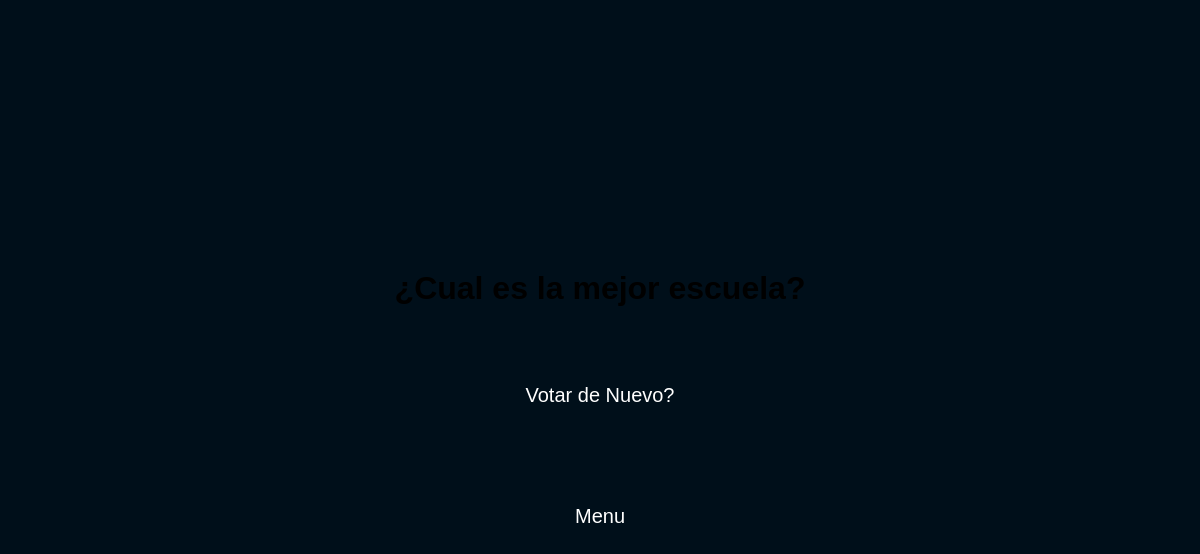
/polls/2/result, run on an earlier commit of the app's database.
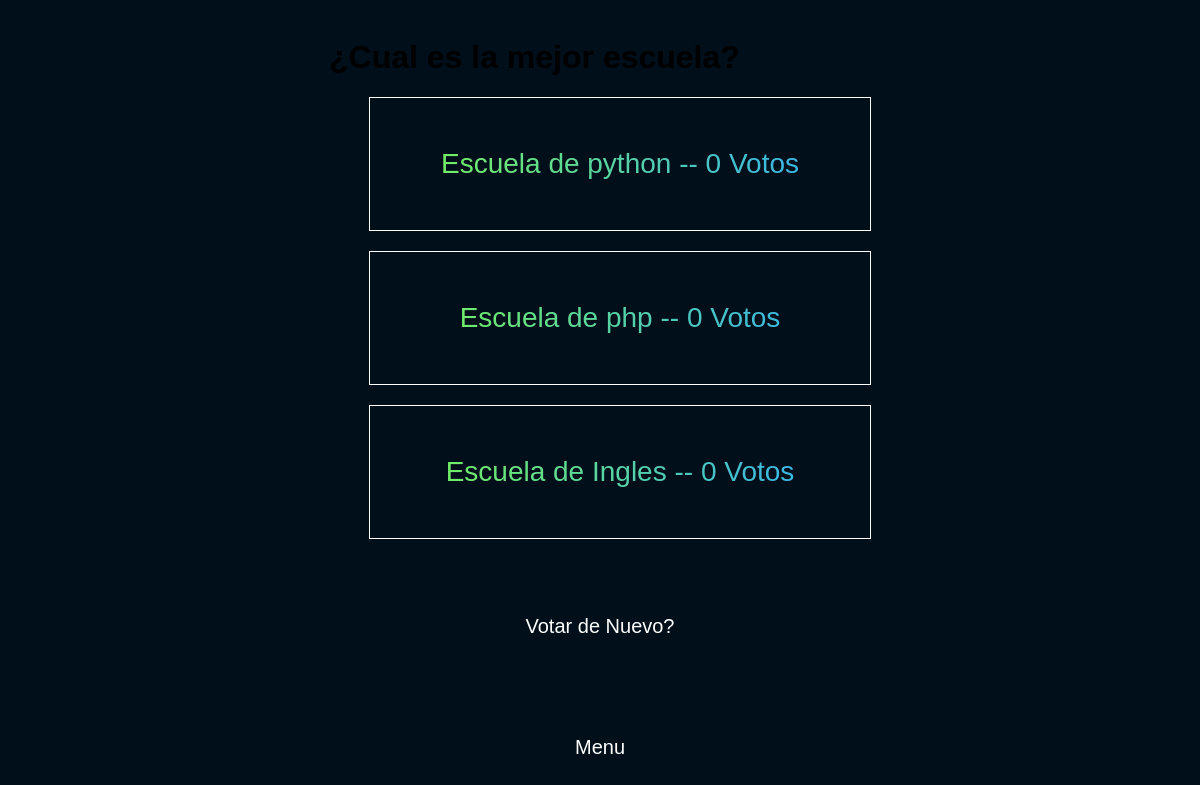
And on a later commit of the database.
### polls/models.py (models this page shows, shortened)
class Choice(models.Model):
    question = models.ForeignKey(Question, on_delete=models.CASCADE)
    choice_text = models.CharField(max_length=200)
    votes = models.IntegerField(default=0)

### polls/views.py (the view)
# urls.py: path('<int:question_id>/result',views.result, name="result"),
def result(request, question_id):
    question= get_object_or_404(Question, pk=question_id)
    return render (request, "polls/results.html", {"question": question})

### polls/templates/polls/results.html (shortened to what this page needs)
{% load static %}
<!DOCTYPE html>
<html lang="en">
  <head>
    <link rel="stylesheet" href=" {% static 'polls/style.css' %}">
    <link rel="stylesheet" href=" {% static 'polls/detail.css' %}">
    <link rel="stylesheet" href=" {% static 'polls/result.css' %}">
  </head>
  <body>
    <main>
            <h1>{{ question.question_text }}</h1>
        <ul>
            {% for choice in  question.choice_set.all %}
                <li>{{ choice.choice_text }} -- {{ choice.votes }} Voto{{choice.votes|pluralize}} </li>
            {% endfor %}
        </ul>
        <a href="{% url 'polls:detail' question.id %} "> Votar de Nuevo? </a>
        <br>
        <a href=" {% url 'polls:index' %} "> Menu </a>
    </main>
  </body>
</html>

What changed in the data, as far as the page shows it:
added Choice: choice_text "Escuela de python", votes "0"
added Choice: choice_text "Escuela de php", votes "0"
added Choice: choice_text "Escuela de Ingles", votes "0"
